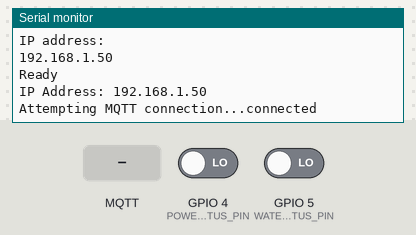
Bench run of a sketch on a simulated ESP8266 (NodeMCU). On the bench: the last lines printed to the serial monitor. The inputs (shaded band) are chosen by the test bench; at power-on: GPIO 4 (POWER_STATUS_PIN) LOW, GPIO 5 (WATER_STATUS_PIN) LOW. WiFi joins after 1.5 s; servers stay silent unless stated; no MQTT or app messages arrive unless stated.

Above: at 2.7 s.
2.8 s: MQTT message "ON" arrives on the first subscribed topic
At 3.3 s:
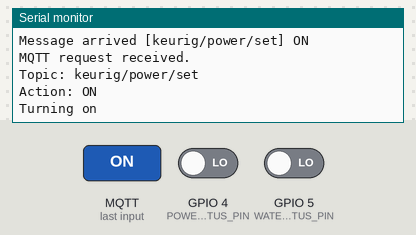
4.3 s: MQTT message "OFF" arrives on the first subscribed topic
At 5.5 s:
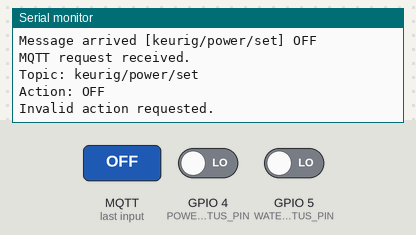
5.8 s: MQTT message "1" arrives on the first subscribed topic
At 6.8 s:
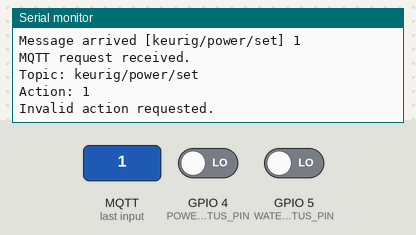
7.3 s: MQTT message "on" arrives on the first subscribed topic
At 7.9 s:
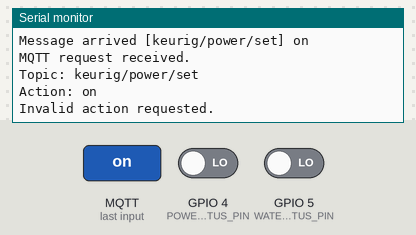
8.8 s: MQTT message "off" arrives on the first subscribed topic
At 10.3 s:
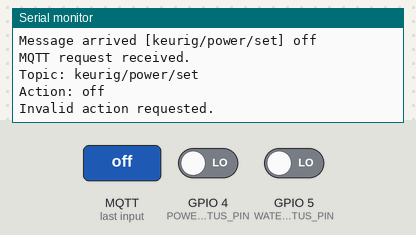

The sketch:

keurig.ino
```cpp
#include <ESP8266WiFi.h>
#include <PubSubClient.h>
#include <ESP8266mDNS.h>
#include <WiFiUdp.h>
#include <ArduinoOTA.h>


/************ WIFI and MQTT Information******************/
const char* ssid = "SSID";
const char* password = "WIFI_PASSWORD";
const char* mqtt_server = "MQTT_BROKER_IP";
const char* mqtt_username = "MQTT_USERNAME";
const char* mqtt_password = "MQTT_PASSWORD";
const int mqtt_port = 1883;


/**************************** FOR OTA **************************************************/
#define EPSNAME "keurig"
#define OTApassword "PASSWORD"
int OTAport = 8266;


/************* MQTT TOPICS  **************************/
const char* power_state_topic = "keurig/power";
const char* water_state_topic = "keurig/water";
const char* power_set_topic = "keurig/power/set";

const char* on_cmd = "ON";
const char* off_cmd = "OFF";

/*********************************** PIN Defintions ********************************/
#define POWER_STATUS_PIN    4
#define WATER_STATUS_PIN    5
#define POWER_PIN 13

WiFiClient espClient;
PubSubClient client(espClient);

bool power = false;
bool water = false;


/********************************** START SETUP*****************************************/
void setup() {
  Serial.begin(115200);

  pinMode(POWER_STATUS_PIN, INPUT);
  pinMode(WATER_STATUS_PIN, INPUT);
  pinMode(POWER_PIN, OUTPUT);

  setup_wifi();
  client.setServer(mqtt_server, mqtt_port);
  client.setCallback(callback);

  //OTA SETUP
  ArduinoOTA.setPort(OTAport);
  ArduinoOTA.setHostname(EPSNAME);

  // No authentication by default
  ArduinoOTA.setPassword((const char *)OTApassword);

  ArduinoOTA.onStart([]() {
    Serial.println("Starting");
  });
  ArduinoOTA.onEnd([]() {
    Serial.println("\nEnd");
  });
  ArduinoOTA.onProgress([](unsigned int progress, unsigned int total) {
    Serial.printf("Progress: %u%%\r", (progress / (total / 100)));
  });
  ArduinoOTA.onError([](ota_error_t error) {
    Serial.printf("Error[%u]: ", error);
    if (error == OTA_AUTH_ERROR) Serial.println("Auth Failed");
    else if (error == OTA_BEGIN_ERROR) Serial.println("Begin Failed");
    else if (error == OTA_CONNECT_ERROR) Serial.println("Connect Failed");
    else if (error == OTA_RECEIVE_ERROR) Serial.println("Receive Failed");
    else if (error == OTA_END_ERROR) Serial.println("End Failed");
  });
  ArduinoOTA.begin();

  Serial.println("Ready");
  Serial.print("IP Address: ");
  Serial.println(WiFi.localIP());

}


/********************************** START SETUP WIFI*****************************************/
void setup_wifi() {

  delay(10);
  // We start by connecting to a WiFi network
  Serial.println();
  Serial.print("Connecting to ");
  Serial.println(ssid);

  WiFi.mode(WIFI_STA);
  WiFi.begin(ssid, password);

  while (WiFi.status() != WL_CONNECTED) {
    delay(500);
    Serial.print(".");
  }

  Serial.println("");
  Serial.println("WiFi connected");
  Serial.println("IP address: ");
  Serial.println(WiFi.localIP());
}


/********************************** START CALLBACK*****************************************/
void callback(char* topic, byte* payload, unsigned int length) {
  Serial.print("Message arrived [");
  Serial.print(topic);
  Serial.print("] ");

  for (int i = 0; i < length; i++) {
    Serial.print((char)payload[i]);
  }

  Serial.println();

  String topicToProcess = topic;
  payload[length] = '\0';
  String payloadToProcess = (char*)payload;
  triggerAction(topicToProcess, payloadToProcess);
}

void triggerAction(String requestedTopic, String requestedAction) {
  Serial.println("MQTT request received.");
  Serial.print("Topic: ");
  Serial.println(requestedTopic);
  Serial.print("Action: ");
  Serial.println(requestedAction);
  if (strcmp(power_set_topic, requestedTopic.c_str()) == 0) {
    if (requestedAction == "ON" && !power) {
      Serial.println("Turning on");
      digitalWrite(POWER_PIN, HIGH);
      delay(200);
      digitalWrite(POWER_PIN, LOW);
    } else if (requestedAction == "OFF" && power) {
      Serial.println("Turning off");
      digitalWrite(POWER_PIN, HIGH);
      delay(200);
      digitalWrite(POWER_PIN, LOW);
    } else {
      Serial.println("Invalid action requested.");
    }
  }
  publish_all_states();
}

void publish_all_states() {
  if (digitalRead(POWER_STATUS_PIN) == HIGH && !power) {
    client.publish(power_state_topic, "ON", true);
    power = true;
  }
  if (digitalRead(POWER_STATUS_PIN) == LOW && power) {
    client.publish(power_state_topic, "OFF", true);
    power = false;
  }

  if (digitalRead(WATER_STATUS_PIN) == HIGH && !water) {
    client.publish(water_state_topic, "ON", true);
    water = true;
  }
  if (digitalRead(WATER_STATUS_PIN) == LOW && water) {
    client.publish(water_state_topic, "OFF", true);
    water = false;
  }
}


/********************************** START RECONNECT*****************************************/
void reconnect() {
  // Loop until we're reconnected
  while (!client.connected()) {
    Serial.print("Attempting MQTT connection...");
    // Attempt to connect
    if (client.connect(EPSNAME, mqtt_username, mqtt_password)) {
      Serial.println("connected");
      client.subscribe(power_set_topic);
      publish_all_states();
    } else {
      Serial.print("failed, rc=");
      Serial.print(client.state());
      Serial.println(" try again in 5 seconds");
      // Wait 5 seconds before retrying
      delay(5000);
    }
  }
}


/********************************** START MAIN LOOP*****************************************/
void loop() {

  if (!client.connected()) {
    reconnect();
  }

  if (WiFi.status() != WL_CONNECTED) {
    delay(1);
    Serial.print("WIFI Disconnected. Attempting reconnection.");
    setup_wifi();
    return;
  }

  publish_all_states();

  client.loop();

  ArduinoOTA.handle();

}
```

Measured:
- after the input at 2.8 s, the serial monitor: prints a new line at once (image 1)
- after the input at 4.3 s, the serial monitor: prints a new line at once (image 2)
- after the input at 5.8 s, the serial monitor: prints a new line at once (image 3)
- after the input at 7.3 s, the serial monitor: prints a new line at once (image 4)
- after the input at 8.8 s, the serial monitor: prints a new line at once (image 5)
